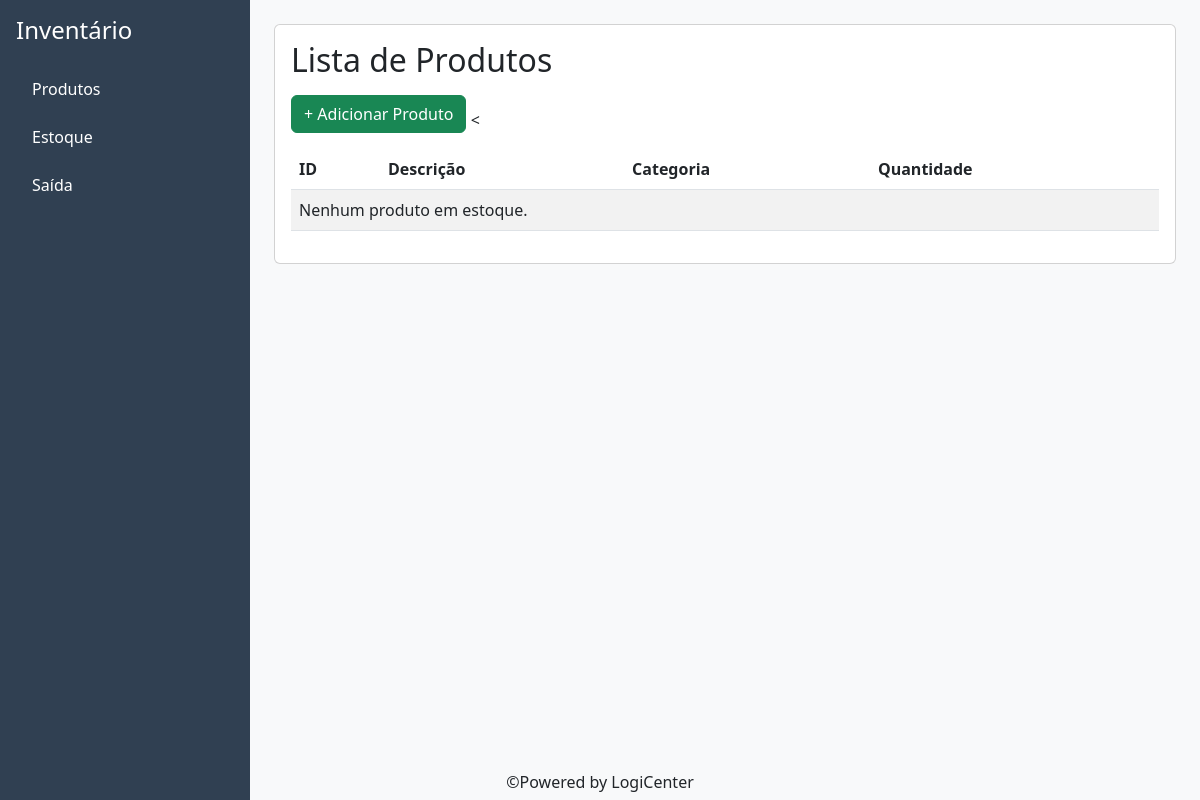
The page /estoque/ on the database as committed earlier.
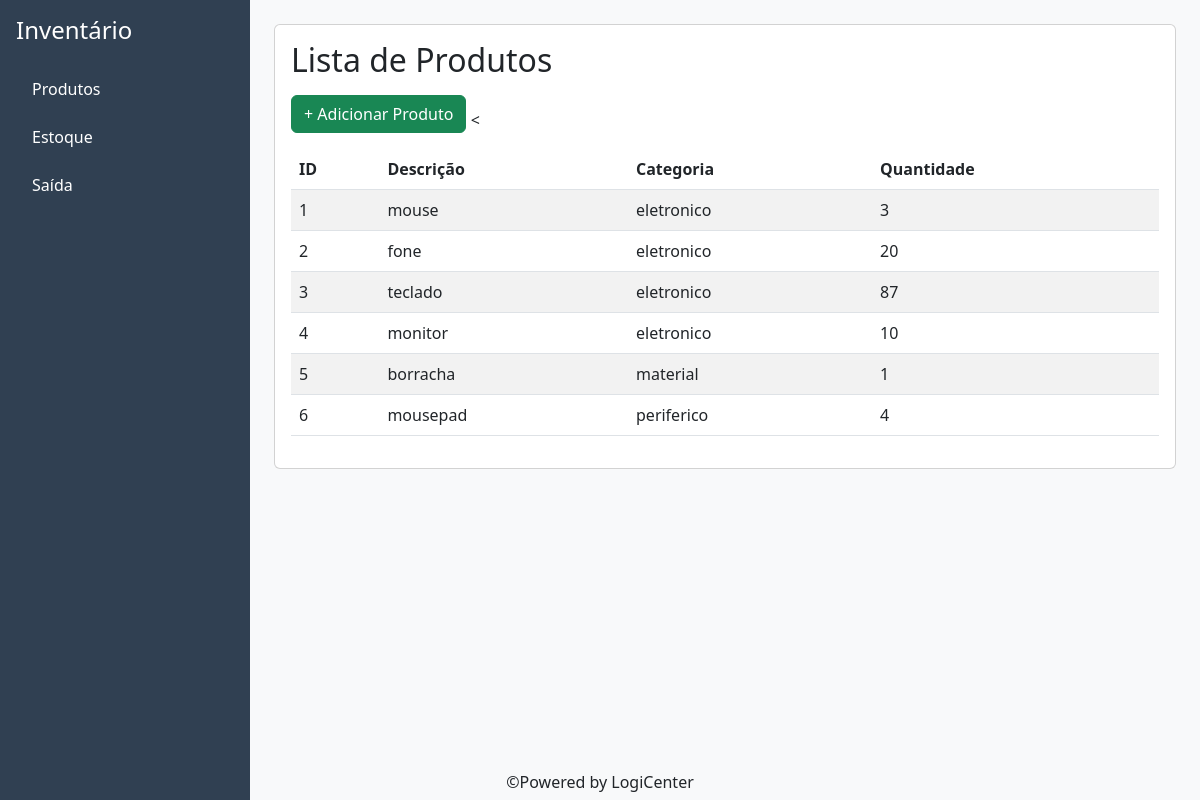
The same page on the database as committed later.
### produtos/models.py (models this page shows, shortened)
class Produtos(models.Model):
    descricao = models.CharField(max_length=50, null=False, blank=False, verbose_name="Descrição")
    categoria = models.CharField(max_length=50, null=False, blank=False, verbose_name="Categoria")
    quantidade = models.PositiveIntegerField(default=0, verbose_name="Quantidade")

### produtos/views.py (the view)
# urls.py: path('estoque/', views.estoque, name='estoque'),
def estoque(request):
    produtos = Produtos.objects.filter(quantidade__gt=0)
    produtos = Produtos.objects.all()
    return render(request, 'produtos/estoque.html', {'produtos': produtos})

### template/produtos/estoque.html
{% extends 'base.html' %}
{% block content %}
<div class="card">
  <div class="card-body">
    <h2 class="mb-3">Lista de Produtos</h2>
    <a href="{% url 'produtos_add' %}" class="btn btn-success mb-3">+ Adicionar Produto</a>
    <table class="table table-striped">
      <thead>
        <tr>
          <th>ID</th>
          <th>Descrição</th>
          <th>Categoria</th>
          <th>Quantidade</th>
        </tr>
      </thead>
      <<tbody>
        {% for produto in produtos %}
          {% if produto.quantidade > 0 %}
            <tr>
              <td>{{ produto.id }}</td>
              <td>{{ produto.descricao }}</td>
              <td>{{ produto.categoria }}</td>
              <td>{{ produto.quantidade }}</td>
            </tr>
          {% endif %}
        {% empty %}
         <tr><td colspan="4">Nenhum produto em estoque.</td></tr>
        {% endfor %}
      </tbody>
    </table>
  </div>
</div>
{% endblock %}

### template/base.html (shortened to what this page needs)
<!DOCTYPE html>
<html lang="pt-br">
<head>
  {% load static %}
  <link href="https://cdn.jsdelivr.net/npm/bootstrap@5.3.0/dist/css/bootstrap.min.css" rel="stylesheet">
  <link href="{% static 'css/style.css' %}" rel="stylesheet">
</head>
<body class="bg-light">
  <div class="d-flex">
    <nav class="text-white p-3 vh-100 card-sidebar" style="width: 250px; background-color: #304052;" >
      <h4>Inventário</h4>
      <ul class="nav flex-column mt-4">
        <li class="nav-item mb-2"><a class="nav-link text-white" href="{% url 'produtos_add' %}">Produtos</a></li>
        <li class="nav-item mb-2"><a class="nav-link text-white" href="{% url 'estoque' %}">Estoque</a></li>
        <li class="nav-item mb-2"><a class="nav-link text-white" href="{% url 'saida' %}">Saída</a></li>
      </ul>
    </nav>
    <main class="flex-fill p-4">
      {% block content %}{% endblock %}
    </main>
    <footer class="fixed-bottom text-center">
      <h6>&copy;Powered by LogiCenter</h6>
    </footer>
  </div>
</body>
</html>

### produtos/static/css/style.css (style rules this page uses)
body { background-color: #E0E0E0 !important; }

Rows that differ between the two databases and show on the page:
added Produtos: id "1", descricao "mouse", categoria "eletronico", quantidade "3"
added Produtos: id "2", descricao "fone", categoria "eletronico", quantidade "20"
added Produtos: id "3", descricao "teclado", categoria "eletronico", quantidade "87"
added Produtos: id "4", descricao "monitor", categoria "eletronico", quantidade "10"
added Produtos: id "5", descricao "borracha", categoria "material", quantidade "1"
added Produtos: id "6", descricao "mousepad", categoria "periferico", quantidade "4"
Other text that changed with them:
text no longer shown: "Nenhum produto em estoque."
